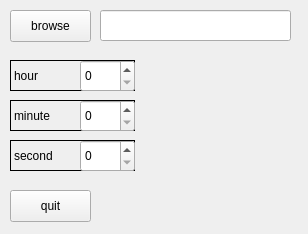
<?xml version="1.0" encoding="UTF-8"?>
<ui version="4.0">
 <class>Form</class>
 <widget class="QWidget" name="Form">
  <property name="geometry">
   <rect>
    <x>0</x>
    <y>0</y>
    <width>308</width>
    <height>234</height>
   </rect>
  </property>
  <property name="windowTitle">
   <string>Form</string>
  </property>
  <widget class="QPushButton" name="browse">
   <property name="geometry">
    <rect>
     <x>10</x>
     <y>10</y>
     <width>81</width>
     <height>32</height>
    </rect>
   </property>
   <property name="text">
    <string>browse</string>
   </property>
  </widget>
  <widget class="QLineEdit" name="lineEdit">
   <property name="geometry">
    <rect>
     <x>100</x>
     <y>10</y>
     <width>191</width>
     <height>31</height>
    </rect>
   </property>
  </widget>
  <widget class="QSpinBox" name="secondBox">
   <property name="geometry">
    <rect>
     <x>80</x>
     <y>140</y>
     <width>55</width>
     <height>32</height>
    </rect>
   </property>
  </widget>
  <widget class="QLabel" name="label">
   <property name="geometry">
    <rect>
     <x>10</x>
     <y>140</y>
     <width>125</width>
     <height>31</height>
    </rect>
   </property>
   <property name="frameShape">
    <enum>QFrame::Panel</enum>
   </property>
   <property name="text">
    <string>second</string>
   </property>
  </widget>
  <widget class="QSpinBox" name="minuteBox">
   <property name="geometry">
    <rect>
     <x>80</x>
     <y>100</y>
     <width>55</width>
     <height>32</height>
    </rect>
   </property>
  </widget>
  <widget class="QLabel" name="label_2">
   <property name="geometry">
    <rect>
     <x>10</x>
     <y>100</y>
     <width>125</width>
     <height>31</height>
    </rect>
   </property>
   <property name="frameShape">
    <enum>QFrame::Panel</enum>
   </property>
   <property name="text">
    <string>minute</string>
   </property>
  </widget>
  <widget class="QSpinBox" name="hourBox">
   <property name="geometry">
    <rect>
     <x>80</x>
     <y>60</y>
     <width>55</width>
     <height>32</height>
    </rect>
   </property>
  </widget>
  <widget class="QLabel" name="label_3">
   <property name="geometry">
    <rect>
     <x>10</x>
     <y>60</y>
     <width>125</width>
     <height>31</height>
    </rect>
   </property>
   <property name="frameShape">
    <enum>QFrame::Panel</enum>
   </property>
   <property name="text">
    <string>hour</string>
   </property>
  </widget>
  <widget class="QPushButton" name="quitB">
   <property name="geometry">
    <rect>
     <x>10</x>
     <y>190</y>
     <width>81</width>
     <height>32</height>
    </rect>
   </property>
   <property name="text">
    <string>quit</string>
   </property>
  </widget>
  <zorder>label</zorder>
  <zorder>label_2</zorder>
  <zorder>label_3</zorder>
  <zorder>browse</zorder>
  <zorder>lineEdit</zorder>
  <zorder>secondBox</zorder>
  <zorder>minuteBox</zorder>
  <zorder>hourBox</zorder>
  <zorder>quitB</zorder>
 </widget>
 <resources/>
 <connections/>
</ui>
